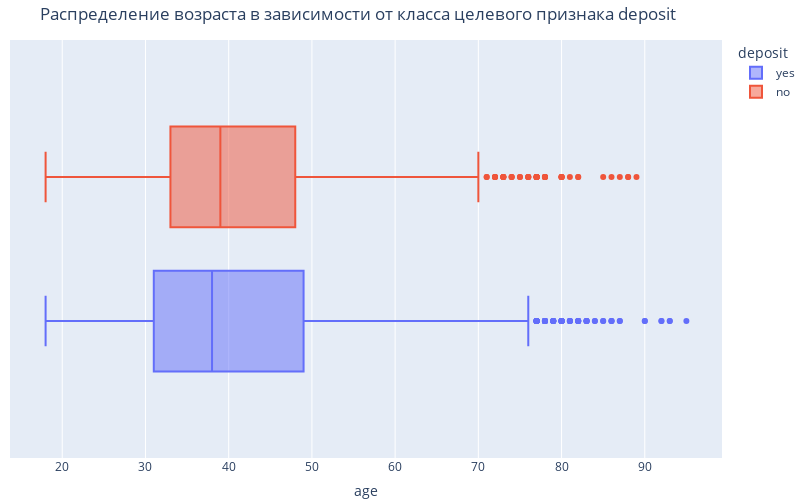

The code cell stored with this chart in its notebook:
### Markdown cell above
Cреднее выше медианы на 2 года, за счет длинного правого хвоста

### Code cell
fig = px.box(
  data_frame=df,
  x='age',
  color='deposit',
  height=500,
  width=800,
  title='Распределение возраста в зависимости от класса целевого признака deposit')

fig.update_layout(margin=dict(l=10, r=10, t=40, b=0))
fig.show()

### Figure 1 — Plotly figure (JSON) as saved in the notebook; plotly's stock layout.template omitted (floating-point values rounded to 4 significant figures; data arrays with more than 128 entries replaced by an {"elided": "..."} marker saying what was removed)
{"data": [{"alignmentgroup": "True", "hovertemplate": "deposit=yes<br>age=%{x}<extra></extra>", "legendgroup": "yes", "marker": {"color": "#636efa"}, "name": "yes", "notched": false, "offsetgroup": "yes", "orientation": "h", "showlegend": true, "type": "box", "x": {"elided": "4681 int values"}, "x0": " ", "xaxis": "x", "y0": " ", "yaxis": "y"}, {"alignmentgroup": "True", "hovertemplate": "deposit=no<br>age=%{x}<extra></extra>", "legendgroup": "no", "marker": {"color": "#EF553B"}, "name": "no", "notched": false, "offsetgroup": "no", "orientation": "h", "showlegend": true, "type": "box", "x": {"elided": "5424 int values"}, "x0": " ", "xaxis": "x", "y0": " ", "yaxis": "y"}], "layout": {"boxmode": "group", "height": 500, "legend": {"title": {"text": "deposit"}, "tracegroupgap": 0}, "margin": {"b": 0, "l": 10, "r": 10, "t": 40}, "title": {"text": "Распределение возраста в зависимости от класса целевого признака deposit"}, "width": 800, "xaxis": {"anchor": "y", "domain": [0, 1], "title": {"text": "age"}}, "yaxis": {"anchor": "x", "domain": [0, 1]}}}
